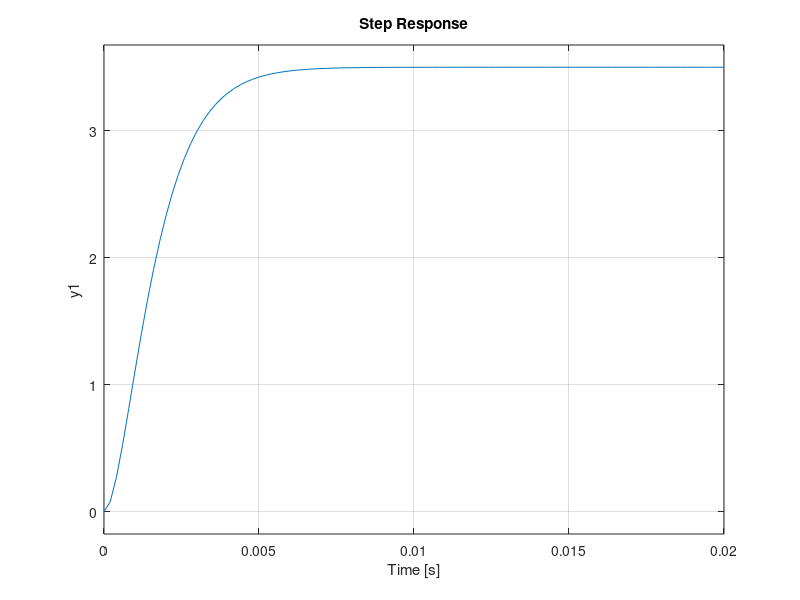

The MATLAB source for this figure:
% UNIDAD 8 - EJERCICIO 9
%--------------------------------------------------------------------
%                   SISTEMAS SIN RETARDO

% Determinar la FdT de los sistemas cuyas respuestas temporales
%  al escalon unitario se muestran.

%--------------------------------------------------------------------
% SISTEMA 1

close all, clear all, clc;

pkg load control;

% vemos que es un sistema de 1er orden

s = tf('s');

K = 1
ts = 5e-4; % tiempo que tarda en alcanzar el 98% de su V. final
tau = ts / 4

G1 = K/(1+tau*s)

step(G1,8e-4); grid;


%--------------------------------------------------------------------
% SISTEMA 5

close all, clear all, clc;

pkg load control;

s = tf('s')

% vemos que es un sistema de 2 orden, subamortiguado

K = 1 %valor final
Vfinal = K;
Vmax = 1.3;
Mp = (Vmax - Vfinal)/Vfinal
Tp = 0.1 % tiempo donde alcanza el sobrepasamiento Mp
psita = (-log(Mp))/(sqrt(log(Mp)^2+pi^2))
wn = pi/(Tp*sqrt(1 - psita^2))

% calculamos la FdT
G5 = (K*wn^2)/(s^2+2*psita*wn*s+wn^2)

step(G5,0.45)


%--------------------------------------------------------------------
% SISTEMA 10

close all, clear all, clc;

pkg load control;

s = tf('s')

% vemos que es un sistema de 2 orden, sobreamortiguado
% lo podemos aproximar como un sistema de 1 orden,
% con 2 polos iguales

K = 1.2
ts = 3
tau = ts/4


G10 = K/(((tau/2)*s + 1)^2)

step(G10,4.5)


%--------------------------------------------------------------------
%                   SISTEMAS CON RETARDO

% SISTEMA 12

close all, clear all, clc;

pkg load control;

s = tf('s')

% vemos que se trata de un sistema de 1er orden

K = 95
tr = 100; % tiempo de retardo
ts = 500-tr % sin retardo
tau = ts/4

G12 = K/(tau*s + 1)

step(G12,500)


%--------------------------------------------------------------------

% SISTEMA 14

close all, clear all, clc;

pkg load control;

s = tf('s')

% vemos que es un sistema de 2do orden, subamortiguado

tr = 0.6
K = 2
Vfinal = K;
Vmax = 2.4
Mp = (Vmax-Vfinal)/(Vfinal)
Tp = 1.5 - tr

psita = (-log(Mp))/(sqrt(log(Mp)^2 + pi^2))
wn = pi/(Tp*sqrt(1-psita^2))

G14 = (K*wn^2)/(s^2+2*wn*psita*s + wn^2)

step(G14,4)


%--------------------------------------------------------------------

% SISTEMA 16

close all, clear all, clc;

pkg load control;

s = tf('s')

%vemos que es un sistema de 2 orden, sobreamortiguado
% lo podemos aproximar como un sistema de 1 orden, con 2 polos iguales

K = 3.5
tr = 0.005 % tiempo de retardo
ts = 0.012 - tr % tiempo que tarda en alcanzar el 98% de su vf - tiempo de retardo
tau = ts/4


G16 = K/(((tau/2)*s + 1)^2)

step(G16,0.02)
